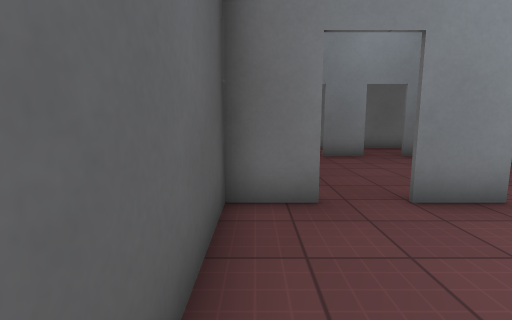
[1] (above)

13 first-person views from a walk through a 3-D level made in the Godot game engine. The camera is 1.3 m above the floor, tilts 8° down and sees 85° across. The floor is counted in squares, 1 m on a side. Each view is taken from the middle of a square. On the plan, view 1 faces up. The plan holds only what a view shows up to about 13 squares ahead; the rest is blank. Flat picture figures and markers are not drawn. Door leaves are left out where a doorway can be walked through. Some surface patterns are stand-ins.

[2]
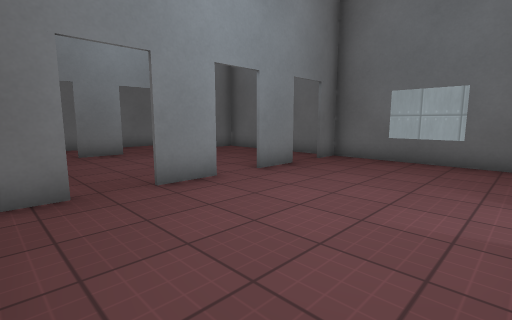

[3]
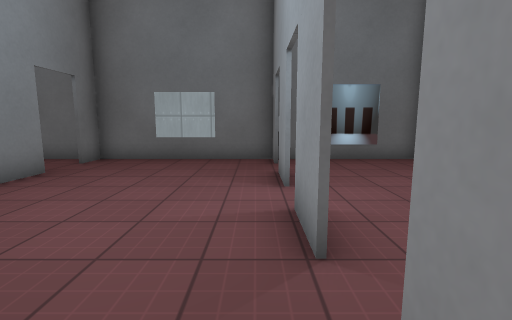

[4]
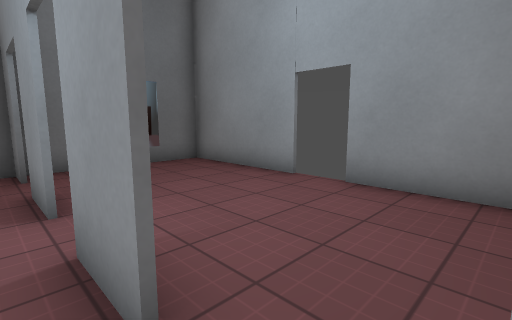

[5]
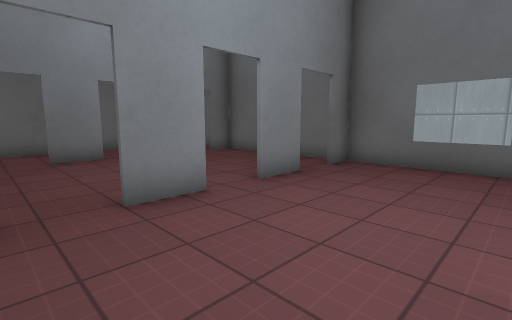

[6]
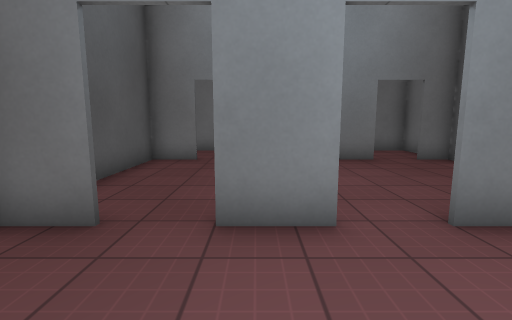

[7]
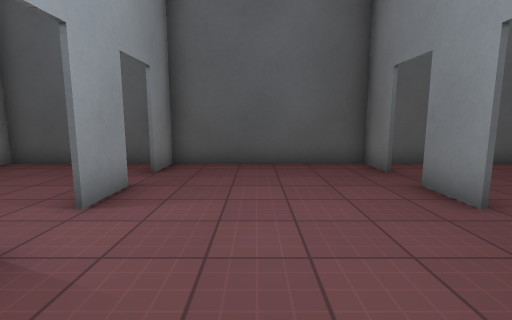

[8]
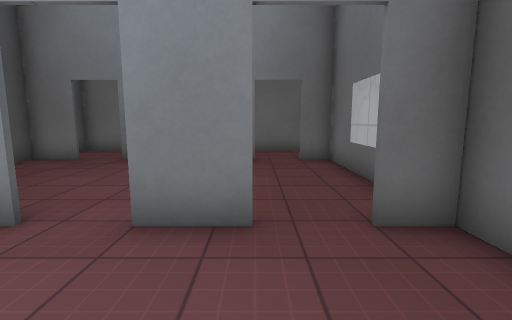

[9]
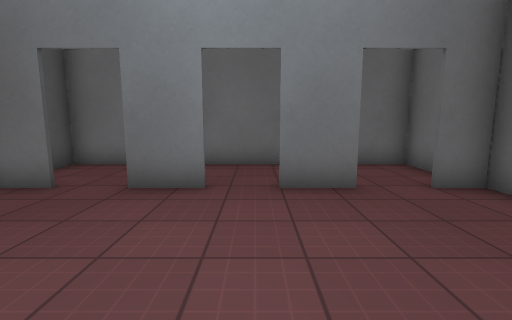

[10]
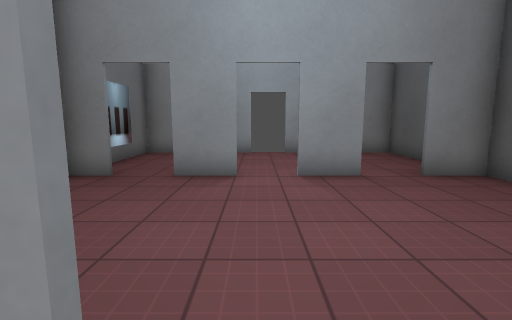

[11]
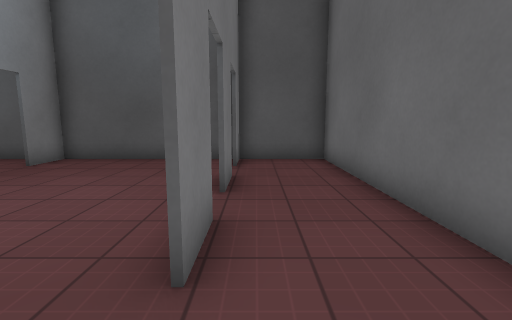

[12]
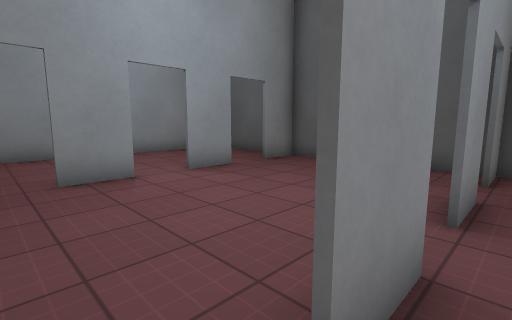

[13]
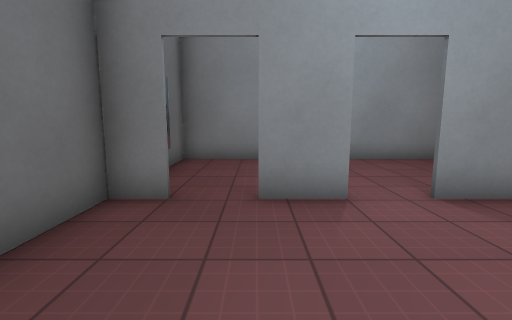

### Floor plan
Points are (right, up) in squares from view 1. A wall is a line through its corners. A room is listed if a view was taken in it or the views show most of it. See-through windows are left out.
Room 1 (views 1, 2, 3, 4, 5, 6, 7, 8, 13)
walls: (5.4, -1.6) (7, -1.6); (2.4, -1.6) (4.1, -1.6); (4.1, 4.3) (2.5, 4.3); (1.1, 4.3) (-0.5, 4.3); (7, 4.3) (5.4, 4.3); (8.4, -1.6) (9.5, -1.6); (-0.6, -1.6) (1, -1.6); (-0.5, 3.9) (-0.5, -2); (9.5, -2.1) (9.5, 4.3) (8.4, 4.3)
ways out: open door at (1.5, 4) to room 2; open door at (4.5, 4) to room 2; open door at (7.5, 4) to room 2; open door at (1.5, -2) to room 4; open door at (4.5, -2) to room 4; open door at (7.5, -2) to room 4
Room 2 (views 9, 10, 12)
walls: (5.4, 4.4) (7, 4.4); (2.4, 4.4) (4, 4.4); (4.1, 10.3) (2.5, 10.3); (1.1, 10.3) (-0.5, 10.3); (7, 10.3) (5.4, 10.3); (-0.5, 4.4) (1, 4.4); (-0.5, 10.1) (-0.5, 3.9); (9.5, 5) (9.5, 10.3) (8.4, 10.3)
ways out: open door at (1.5, 4) to room 1; open door at (4.5, 4) to room 1; open door at (7.5, 4) to room 1; open door at (1.5, 10) to room 3; open door at (4.5, 10) to room 3; open door at (7.5, 10) to room 3
Room 3 (view 11)
walls: (5.4, 10.4) (7, 10.4); (2.5, 10.4) (4, 10.4); (-0.5, 10.4) (1, 10.4); (9.5, 12) (9.5, 13.3) (-0.5, 13.3) (-0.5, 10.1)
ways out: open door at (1.5, 10) to room 2; open door at (4.5, 10) to room 2; open door at (7.5, 10) to room 2
Room 4 (no view inside)
walls: (5.1, -6.5) (9.5, -6.5) (9.5, -2.1); (-0.5, -2) (-0.5, -6.5) (3.9, -6.5)
ways out: open door at (1.5, -2) to room 1; open door at (4.5, -2) to room 1; open door at (7.5, -2) to room 1; gap at (4.5, -7)

Positions as (right, up) in squares from view 1, and headings:
1: (0, 0), facing up
2: (0, -1), facing up-right
3: (0, -1), facing right
4: (1, -1), facing down-right
5: (1, 0), facing up-right
6: (3, 1), facing up
7: (8, 1), facing left
8: (7, 1), facing up
9: (5, 5), facing up
10: (5, 5), facing down
11: (9, 11), facing left
12: (8, 5), facing down-left
13: (7, 3), facing down
